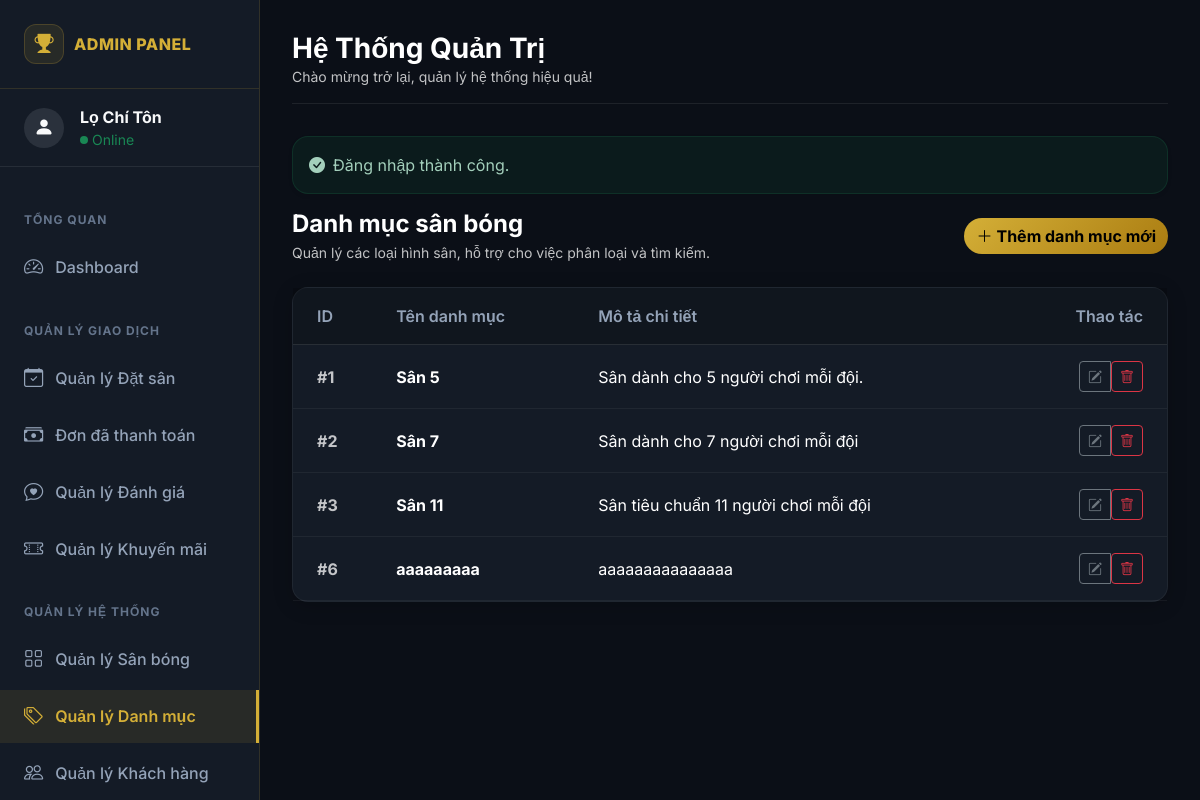
Screenshot of /index.php?controller=category&action=categories (signed in) with the database file from the repository.
### tables this page shows
CREATE TABLE IF NOT EXISTS `categories` (
  `id` int NOT NULL AUTO_INCREMENT,
  `name` varchar(255) NOT NULL,
  `description` text,
  `created_at` timestamp NULL DEFAULT CURRENT_TIMESTAMP,
  PRIMARY KEY (`id`)
);

### app/controllers/CategoryController.php (called while the page is built, shortened)
<?php
require_once dirname(__DIR__) . '/models/Category.php';
class CategoryController {
    private $categoryModel;
    public function __construct() {
        $this->categoryModel = new Category();
    }
    public function categories() {
        $categories = $this->categoryModel->getAllCategories();
        include dirname(__DIR__) . '/views/layouts/admin_header.php';
        include dirname(__DIR__) . '/views/admin/categories.php';
        include dirname(__DIR__) . '/views/layouts/admin_footer.php';
    }
}

### app/models/Database.php (called while the page is built)
<?php
class Database {
    private static $instance = null;
    private $conn;
    private function __construct() {
        $host = DB_HOST;
        $db   = DB_NAME;
        $user = DB_USER;
        $pass = DB_PASS;
        $charset = 'utf8mb4';
        $dsn = "mysql:host=$host;dbname=$db;charset=$charset";
        $options = [
            PDO::ATTR_ERRMODE            => PDO::ERRMODE_EXCEPTION,
            PDO::ATTR_DEFAULT_FETCH_MODE => PDO::FETCH_ASSOC,
            PDO::ATTR_EMULATE_PREPARES   => false,
        ];
        try {
            $this->conn = new PDO($dsn, $user, $pass, $options);
        } catch (PDOException $e) {
            throw new PDOException($e->getMessage(), (int)$e->getCode());
        }
    }
    public static function getInstance() {
        if (self::$instance === null) {
            self::$instance = new Database();
        }
        return self::$instance;
    }
    public function getConnection() {
        return $this->conn;
    }
}

### app/models/Category.php (called while the page is built, shortened)
<?php
require_once dirname(__DIR__) . '/models/Database.php';
class Category {
    private $conn;
    private $table_name = 'categories';
    public function __construct() {
        $database = Database::getInstance();
        $this->conn = $database->getConnection();
    }
    public function getAllCategories() {
        $query = "SELECT id, name, description FROM " . $this->table_name . " ORDER BY id ASC";
        $stmt = $this->conn->prepare($query);
        $stmt->execute();
        return $stmt->fetchAll(PDO::FETCH_ASSOC);
    }
}

### app/views/admin/categories.php (the view, shortened to what this page needs)
<div class="d-flex flex-wrap align-items-center justify-content-between gap-2 mb-4">
    <div>
        <h4 class="fw-bold text-white mb-1">Danh mục sân bóng</h4>
        <div class="text-muted small">Quản lý các loại hình sân, hỗ trợ cho việc phân loại và tìm kiếm.</div>
    </div>
    <a class="btn btn-gold rounded-pill fw-bold" href="<?= BASE_URL ?>index.php?controller=category&action=createCategory">
        <i class="bi bi-plus-lg me-1"></i>Thêm danh mục mới
    </a>
</div>
<div class="admin-card p-0">
    <div class="table-responsive">
        <table class="table table-dark table-hover mb-0 align-middle">
            <thead class="table-light-dark">
                <tr>
                    <th scope="col" class="ps-4">ID</th>
                    <th scope="col">Tên danh mục</th>
                    <th scope="col">Mô tả chi tiết</th>
                    <th scope="col" class="text-end pe-4">Thao tác</th>
                </tr>
            </thead>
            <tbody class="border-top-0">
                <?php if (!empty($categories)): ?>
                    <?php foreach ($categories as $cat): ?>
                        <tr>
                            <td class="ps-4 fw-bold text-muted">#<?= $cat['id'] ?></td>
                            <td>
                                <div class="fw-bold text-white"><?= htmlspecialchars($cat['name'], ENT_QUOTES, 'UTF-8') ?></div>
                            </td>
                            <td class="text-wrap" style="max-width: 300px;">
                                <?php if (!empty($cat['description'])): ?>
                                    <span class="text-white" title="<?= htmlspecialchars($cat['description'], ENT_QUOTES, 'UTF-8') ?>">
                                        <?= htmlspecialchars(mb_strimwidth($cat['description'], 0, 80, "..."), ENT_QUOTES, 'UTF-8') ?>
                                    </span>
                                <?php else: ?>
                                    <span class="text-muted opacity-50">Không có mô tả</span>
                                <?php endif; ?>
                            </td>
                            <td class="text-end pe-4">
                                <div class="btn-group">
                                    <a class="btn btn-sm btn-outline-secondary" href="<?= BASE_URL ?>index.php?controller=category&action=editCategory&id=<?= $cat['id'] ?>">
                                        <i class="bi bi-pencil-square"></i>
                                    </a>
                                    <form method="POST" action="<?= BASE_URL ?>index.php?controller=category&action=deleteCategory" class="d-inline" onsubmit="return confirm('Bạn có chắc chắn muốn xóa danh mục này? Hệ thống sẽ chặn nếu danh mục đang được sử dụng.');">
                                        <button type="submit" class="btn btn-sm btn-outline-danger">
                                            <i class="bi bi-trash"></i>
                                        </button>
                                    </form>
                                </div>
                            </td>
                        </tr>
                    <?php endforeach; ?>
                <?php endif; ?>
            </tbody>
        </table>
    </div>
</div>

### app/views/layouts/admin_header.php (style rules this page uses)
:root { --dark-bg: #0b0f17; --card-bg: #141b26; --gold: #d4af37; --gold-hover: #f3e5ab; --sidebar-width: 260px; }
body { font-family: 'Inter', sans-serif; background: var(--dark-bg); color: #ffffff; overflow-x: hidden; }
.text-muted { color: rgba(255, 255, 255, 0.75) !important; }
.admin-card { background-color: var(--card-bg); border: 1px solid rgba(255, 255, 255, 0.05); border-radius: 16px; box-shadow: 0 4px 20px rgba(0, 0, 0, 0.2); }
.table { color: #e2e8f0; margin-bottom: 0; }
.table th { background-color: rgba(0,0,0,0.2) !important; color: #94a3b8 !important; border-bottom: 1px solid rgba(255, 255, 255, 0.1) !important; font-weight: 600; padding: 1rem; }
.table td { background-color: transparent !important; border-bottom: 1px solid rgba(255, 255, 255, 0.05) !important; vertical-align: middle; padding: 1rem; }
.btn-gold { background: linear-gradient(135deg, #d4af37, #aa7c11); color: #000 !important; border: none; font-weight: 800; transition: all 0.3s ease; }

### rows the page displays
categories: id "1", name "Sân 5", description "Sân dành cho 5 người chơi mỗi đội."
categories: id "2", name "Sân 7", description "Sân dành cho 7 người chơi mỗi đội"
categories: id "3", name "Sân 11", description "Sân tiêu chuẩn 11 người chơi mỗi đội"
categories: id "6", name "aaaaaaaaa", description "aaaaaaaaaaaaaaa"

### other values shown
$_SESSION['user']['fullname'] "Lọ Chí Tôn"
$flashSuccess "Đăng nhập thành công."
